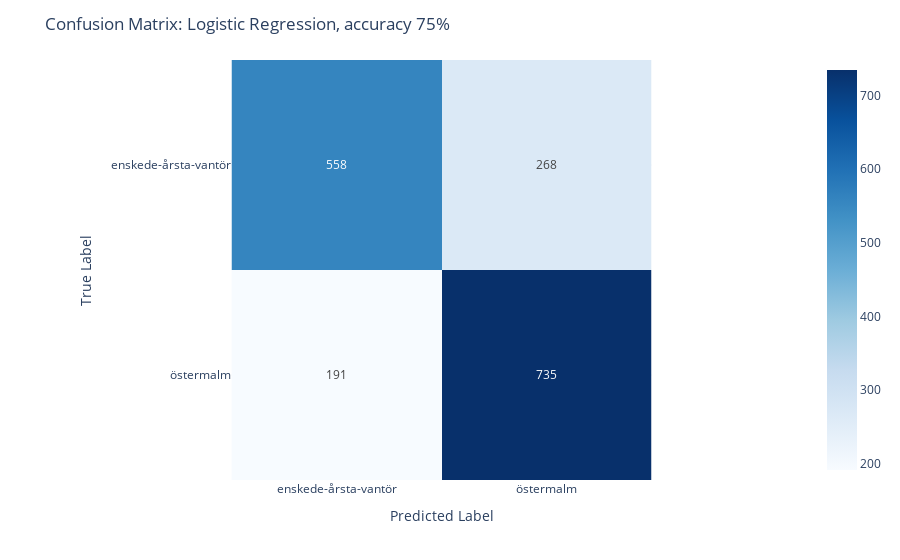

This figure's notebook cell:
### Code cell
evaluate_model(df, labels, 'model_LogisticRegression()_2y',
               'Logistic Regression, accuracy 75%')

### Figure 1 — Plotly figure (JSON) as saved in the notebook; plotly's stock layout.template omitted (floating-point values rounded to 4 significant figures)
{"data": [{"coloraxis": "coloraxis", "hovertemplate": "x: %{x}<br>y: %{y}<br>color: %{z}<extra></extra>", "name": "0", "texttemplate": "%{z}", "type": "heatmap", "x": ["enskede-årsta-vantör", "östermalm"], "xaxis": "x", "y": ["enskede-årsta-vantör", "östermalm"], "yaxis": "y", "z": [[558, 268], [191, 735]]}], "layout": {"coloraxis": {"colorscale": [[0, "rgb(247,251,255)"], [0.125, "rgb(222,235,247)"], [0.25, "rgb(198,219,239)"], [0.375, "rgb(158,202,225)"], [0.5, "rgb(107,174,214)"], [0.625, "rgb(66,146,198)"], [0.75, "rgb(33,113,181)"], [0.875, "rgb(8,81,156)"], [1, "rgb(8,48,107)"]]}, "margin": {"t": 60}, "title": {"text": "Confusion Matrix: Logistic Regression, accuracy 75%"}, "xaxis": {"anchor": "y", "constrain": "domain", "domain": [0, 1], "scaleanchor": "y", "title": {"text": "Predicted Label"}}, "yaxis": {"anchor": "x", "autorange": "reversed", "constrain": "domain", "domain": [0, 1], "title": {"text": "True Label"}}}}
